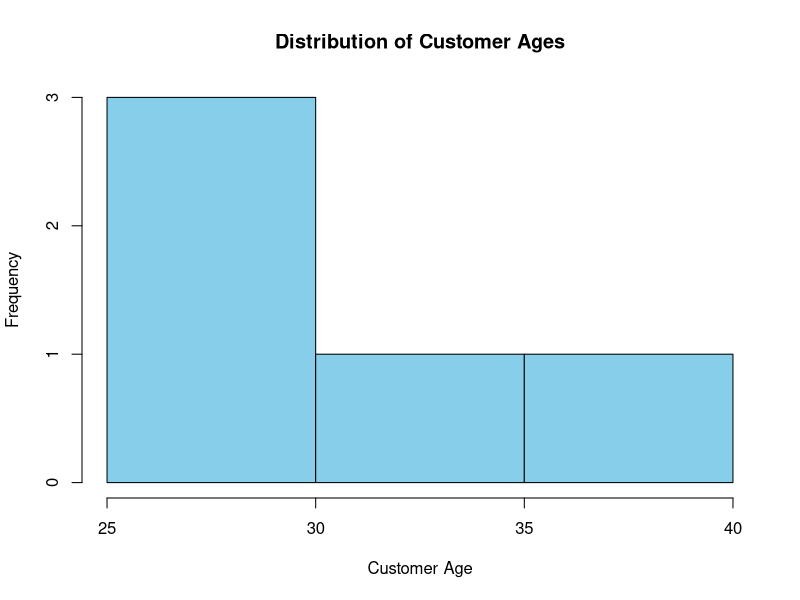

This figure's R source:
# Customer Age Data

age <- c(25, 30, 35, 28, 40)

# Histogram

hist(age,
     col = "skyblue",
     main = "Distribution of Customer Ages",
     xlab = "Customer Age",
     ylab = "Frequency",
     border = "black")
